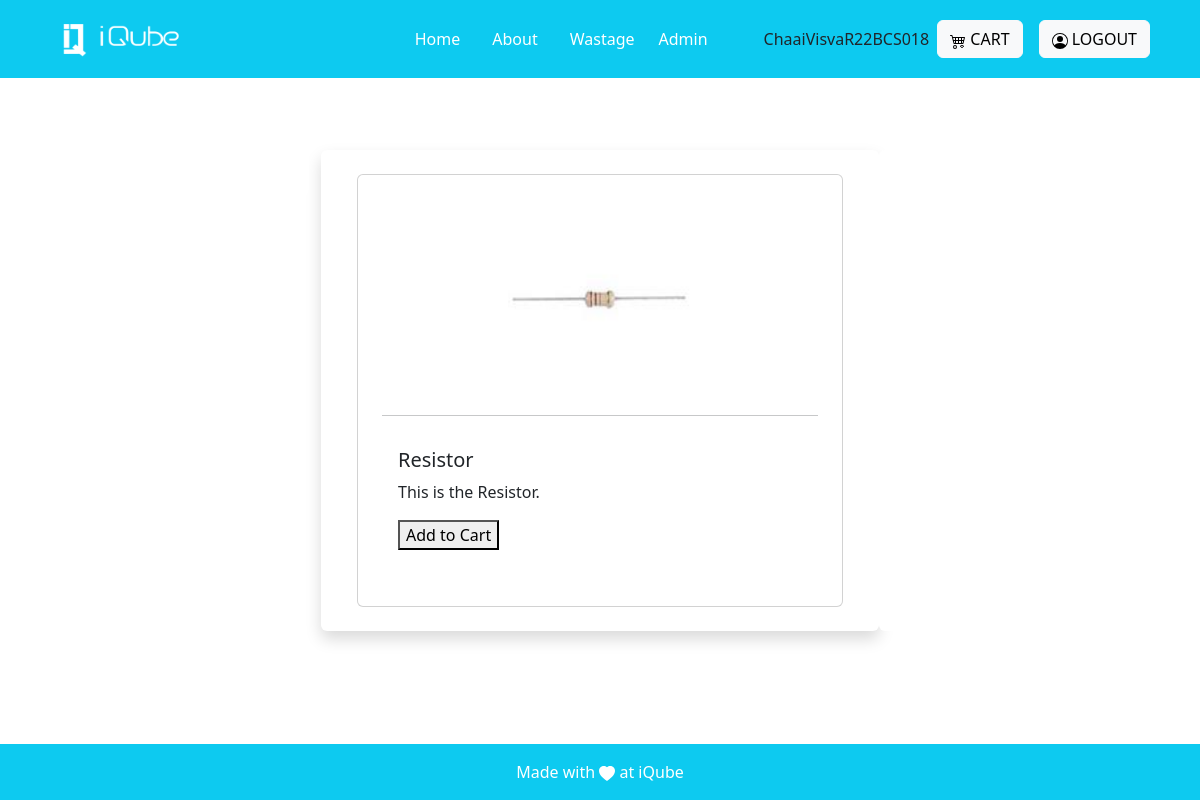
The app's page /product_description/4 (signed in) with its own data.
### invention/models.py (models this page shows, shortened)
class Product(models.Model):
    name=models.CharField(max_length=255)
    decription=models.CharField(max_length=100)
    actual_count=models.PositiveIntegerField()
    available_count=models.PositiveIntegerField()
    dummy_count = models.PositiveIntegerField()
    category= models.ForeignKey('Category', on_delete=models.CASCADE)
    created_at = models.DateTimeField(auto_now=True)
    image = models.ImageField(upload_to='images')

### invention/views.py (the view)
# urls.py: path('product_description/<int:pk>', views.product_description, name="Product_description"),
@login_required(login_url='login')
def product_description(request, pk):
    item = Product.objects.get( pk =pk)
    return render(request, 'product_description.html', {'item':item,})

### invention/templates/product_description.html
{% extends 'base.html' %}
{% block base %}
<div class="container justify-content-around mt-5 p-4">
    <div class="row">
      <div class="col-3 bg-white rounded d-none d-md-block">
          <div class="card p-2 border-white">
             <div class="card-subtitle p-2">
                <div class="card-text p-2">
                </div>
             </div>
          </div>
      </div>
      <div class="col-6 bg-white rounded shadow border-black">
        <div class="card p-4 m-4">
        <div class="row justify-content-center">
          <img src="{{item.image.url}}" class="card-img-top p-2 " alt="Product Image" style="width: 200px; height: 200px;">
        </div>
        <hr>
          <div class="card-body">
            <h5 class="card-title">{{item.name}}</h5>
            <p class="card-text">{{item.decription}}</p>
            <p class="row justify-content-center "><a href="{% url 'add_to_cart' item.id %}"><Button>Add to Cart</Button></a></p>
          </div>
        </div>
      </div>
      <div class="col-3 bg-white rounded d-none d-lg-block">
        <div class="card p-2 border-white">
          <div class="card-subtitle p-2">
             <div class="card-text p-2">
             </div>
          </div>
       </div>
      </div>
    </div>
</div>
{% endblock %}

### invention/templates/base.html (shortened to what this page needs)
{% load static %}
<!DOCTYPE html>
<html lang="en">
<head>
    <link href="https://cdn.jsdelivr.net/npm/bootstrap@5.3.2/dist/css/bootstrap.min.css" rel="stylesheet"
>
</head>
<body>
    <nav class="sticky-top navbar navbar-expand-lg navbar-dark bg-info p-3">
    <div class="container">
            <a class="navbar-brand" href="#">
                <img src="{% static 'images/logo-white.png' %}" alt="Logo" height="36" width="150">
            </a>
            <div class="collapse navbar-collapse justify-content-end" id="navbarNav">
                <ul class="navbar-nav mx-5">
                    <li class="nav-item mx-2">
                        <a class="nav-link active" href="{% url 'Home'%}">Home</a>
                    </li>
                    <li class="nav-item mx-2">
                        <a class="nav-link active" href="{% url 'About' %}">About</a>
                    </li>
                    <li class="nav-item mx-2">
                        <a class="nav-link active" href="{% url 'Add_wastage'%}">Wastage</a>
                    </li>
                   {% if request.user.group == "admin" or "superadmin" %}
                    <li>
                        <a   class="nav-link active" href="{% url 'admin_views' %}">Admin</a>
                    </li>
                    {% endif %}
                </ul>
            </div>
            {{request.user.username}}
            <div class="mt-3 mt-lg-0 mx-2">
                <a class="btn btn-light" href="{% url 'view_cart' %}">
                    CART
                </a>
            </div>
            {% if not user.is_authenticated %}
            <div class="mt-3 mt-lg-0 mx-2">
                <a class="btn btn-light" href="{% url "social:begin" 'azuread-tenant-oauth2' %}">
                    <svg xmlns="http://www.w3.org/2000/svg" width="16" height="16" fill="currentColor" class="bi bi-person-circle" viewBox="0 0 16 16">
                    <path d="M11 6a3 3 0 1 1-6 0 3 3 0 0 1 6 0"/>
                        <path fill-rule="evenodd" d="M0 8a8 8 0 1 1 16 0A8 8 0 0 1 0 8m8-7a7 7 0 0 0-5.468 11.37C3.242 11.226 4.805 10 8 10s4.757 1.225 5.468 2.37A7 7 0 0 0 8 1"/>
                    </svg>
                    LOGIN
                </a>
            </div>
            {% else %}
            <div class="mt-3 mt-lg-0 mx-2">
                <a class="btn btn-light" href="{% url 'logout' %}">
                    LOGOUT
                </a>
            </div>
            {% endif %}
        </div>
    </nav>
    <main>
        <div>
            {% block base %}{% endblock %}
        </div>
    </main>
    <footer class="bg-light text-center text-lg-start fixed-bottom">
        <div class="text-center p-3 bg-info p-3" style=" color: white;">
            <div>Made with
                <svg xmlns="http://www.w3.org/2000/svg" width="16" height="16" fill="currentColor"
                    class="bi bi-heart-fill" viewBox="0 0 16 16">
                    <path fill-rule="evenodd"
                        d="M8 1.314C12.438-3.248 23.534 4.735 8 15-7.534 4.736 3.562-3.248 8 1.314z" />
                </svg>
               at iQube
            </div>
        </div>
    </footer>
</body>
</html>
{% load sweetify %}

### invention/templates/base.html (style rules this page uses)
html { scroll-behavior:smooth; }

### records on screen
Product: image (picture), name "Resistor", decription "This is the Resistor."

### other values on screen
{{ request.user.username }} "ChaaiVisvaR22BCS018"
